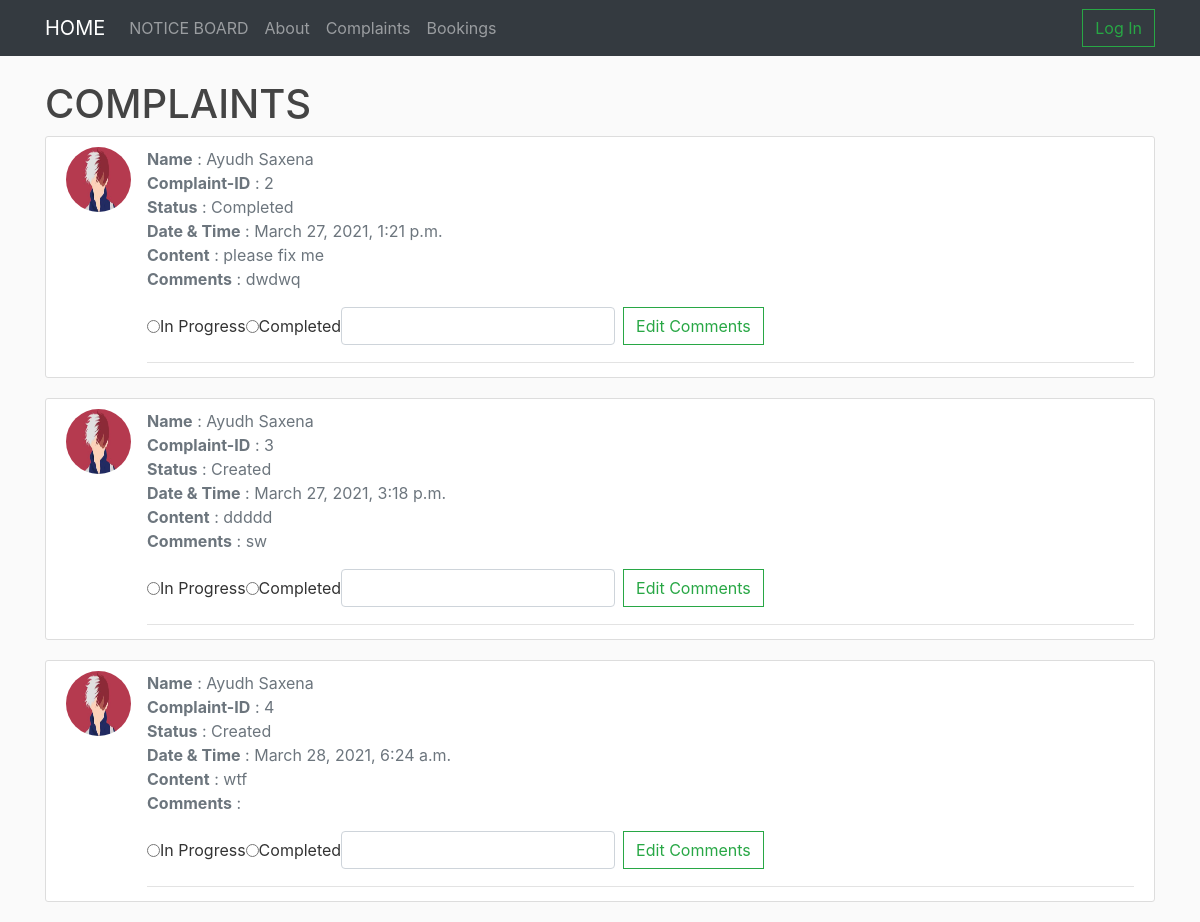
Screenshot of /complaints-admin/ with the database file from the repository.
### complaints/models.py (models this page shows, shortened)
class Complaints(models.Model) :
	CREATED = 'CRE'
	IN_PROGRESS = 'PRG'
	COMPLETED = 'CMP'
	status_choices = [
		(CREATED, 'Created'),
		(IN_PROGRESS, 'In Progress'),
		(COMPLETED, 'Completed')
	]
	complaint_id = models.AutoField(primary_key = True)
	user_id = models.ForeignKey(Resident,on_delete = models.CASCADE)
	status = models.CharField(max_length = 3,choices = status_choices, default = CREATED)
	content = models.TextField(max_length = 200)
	date = models.DateTimeField(auto_now_add = True)
	comments = models.TextField(max_length = 200)

### complaints/views.py (the view, shortened to what this page needs)
# urls.py: path('complaints-admin/', views.admin_complaint_view.as_view(), name='admin-complaint'),
class admin_complaint_view(generic.ListView) :
	model = Complaints
	template_name = 'complaints/complaints_admin.html'
	def get_context_data(self, **kwargs):
	    context = super().get_context_data(**kwargs)
	    context['user_id'] = self.request.user.id
	    image_url_list = []
	    full_name_list = []
	    complaints_list = self.model.objects.all()
	    for c in complaints_list :
	    	resident = Resident.objects.get(user__exact = c.user_id)
	    	full_name = resident.user.first_name + " " + resident.user.last_name
	    	full_name_list.append(full_name)
	    	image_url_list.append(resident.image.url)
	    context['values'] = zip(full_name_list, image_url_list, complaints_list)
	    return context

### complaints/templates/complaints/complaints_admin.html (shortened to what this page needs)
{% extends 'base.html' %}
{% load static %}
{% block content %}
<!DOCTYPE html>
<html>
  <head>
  	<link rel="stylesheet">
  </head>
  <body>
    <h1>COMPLAINTS</h1>
        {% for name, image_url, complaint in values %}
        <article class="media content-section">
        <img class = "rounded-circle article-img"src = "{{ image_url }}">
        <div class="media-body">
          <div class="article-metadata">
            <medium class="text-muted"><b>Name</b> : {{ name }}</br></medium>
            <medium class="text-muted"><b>Complaint-ID</b> : {{ complaint.complaint_id }}</br></medium>
            <medium class="text-muted"><b>Status</b> : {{ complaint.get_status_display }}</br></medium>
            <medium class="text-muted"><b>Date & Time</b> : {{ complaint.date }}</br></medium>
            <medium class="text-muted"><b>Content</b> : {{ complaint.content }}</br></medium>
            <medium class="text-muted"><b>Comments</b> : {{ complaint.comments }}</br></medium>
            <form class="form-inline my-2 my-lg-3" method = "post" action="{% url 'complaints:admin-complaint' %}">
             <input type="radio" id="progress" name="status" value="PRG">
            <label for="progress">In Progress</label><br>
            <input type="radio" id="completed" name="status" value="CMP">
            <label for="completed">Completed</label><br>
            <input class="form-control mr-sm-2" type="comments" placeholder="" aria-label="comments" name="comments">
            <button class="btn btn-outline-success my-2 my-sm-0" type="submit">Edit Comments</button>
        </form>
          </div>
        </div>
        </article>
      {% endfor %}
  </body>
</html>
{% endblock %}

### assets/main.css (style rules this page uses)
body { background: #fafafa; color: #333333; margin-top: 0rem; }
h1, h2, h3, h4, h5, h6 { color: #444444; }
.content-section { background: #ffffff; padding: 10px 20px; border: 1px solid #dddddd; border-radius: 3px; margin-bottom: 20px; }
.article-img { height: 65px; width: 65px; margin-right: 16px; }
.article-metadata { padding-bottom: 1px; margin-bottom: 4px; border-bottom: 1px solid #e3e3e3 }
.btn { border-radius: 0; }

### rows the page displays
Complaints: name "Ayudh Saxena", complaint_id "2", status "Completed", date "March 27, 2021, 1:21 p.m.", content "please fix me", comments "dwdwq"
Complaints: name "Ayudh Saxena", complaint_id "3", status "Created", date "March 27, 2021, 3:18 p.m.", content "ddddd", comments "sw"
Complaints: name "Ayudh Saxena", complaint_id "4", status "Created", date "March 28, 2021, 6:24 a.m.", content "wtf"
